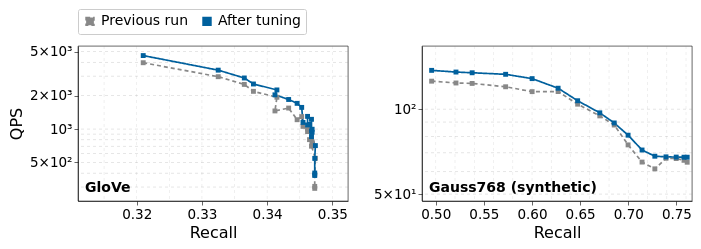

Specify this chart in Vega-Lite:
### Vega-Lite specification from a JSON file in a GitHub repository (floating-point values rounded to 4 significant figures)
{"$schema": "https://vega.github.io/schema/vega-lite/v5.json", "background": "white", "padding": 8, "spacing": 24, "hconcat": [{"width": 270, "height": 155, "layer": [{"data": {"values": [{"qps": 300}, {"qps": 400}, {"qps": 500}, {"qps": 600}, {"qps": 700}, {"qps": 800}, {"qps": 900}, {"qps": 1000}, {"qps": 2000}, {"qps": 3000}, {"qps": 4000}, {"qps": 5000}]}, "mark": {"type": "rule", "color": "#888", "opacity": 0.35, "strokeWidth": 0.6, "strokeDash": [3, 3]}, "encoding": {"y": {"field": "qps", "type": "quantitative", "title": "QPS", "scale": {"type": "log", "domain": [224.5, 5609.0], "nice": false}, "axis": {"values": [100, 200, 500, 1000, 2000, 5000, 10000, 20000, 50000], "labelExpr": "{\"100\":\"10²\",\"200\":\"2×10²\",\"500\":\"5×10²\",\"1000\":\"10³\",\"2000\":\"2×10³\",\"5000\":\"5×10³\",\"10000\":\"10⁴\",\"20000\":\"2×10⁴\",\"50000\":\"5×10⁴\"}[datum.value]", "grid": false, "titleFontSize": 16, "titlePadding": 5, "labelFontSize": 13.5}}}}, {"data": {"values": [{"recall": 0.315}, {"recall": 0.32}, {"recall": 0.325}, {"recall": 0.33}, {"recall": 0.335}, {"recall": 0.34}, {"recall": 0.345}, {"recall": 0.35}]}, "mark": {"type": "rule", "color": "#888", "opacity": 0.22, "strokeWidth": 0.6, "strokeDash": [3, 3]}, "encoding": {"x": {"field": "recall", "type": "quantitative", "title": "Recall", "scale": {"domain": [0.311, 0.3524], "nice": false}, "axis": {"format": ".2f", "tickCount": 5, "grid": false, "titleFontSize": 16, "titlePadding": 4, "labelFontSize": 13.5}}}}, {"data": {"values": [{"nprobes": 50, "q_batch": 128, "K": 10, "qps": 3963.0, "recall": 0.321, "visited_vectors_per_query": 65440.0, "peak_gpu_memory": null, "samples_seconds": [0.2522, 0.2523, 0.2524], "peak_torch_allocated_mib": 867.4, "method": "Previous run"}, {"nprobes": 80, "q_batch": 128, "K": 10, "qps": 2966.0, "recall": 0.3325, "visited_vectors_per_query": 104700.0, "peak_gpu_memory": null, "samples_seconds": [0.337, 0.3373, 0.3372], "peak_torch_allocated_mib": 867.8, "method": "Previous run"}, {"nprobes": 100, "q_batch": 128, "K": 10, "qps": 2527.0, "recall": 0.3365, "visited_vectors_per_query": 130800.0, "peak_gpu_memory": null, "samples_seconds": [0.3958, 0.3955, 0.3961], "peak_torch_allocated_mib": 869.2, "method": "Previous run"}, {"nprobes": 120, "q_batch": 128, "K": 10, "qps": 2188.0, "recall": 0.3379, "visited_vectors_per_query": 156900.0, "peak_gpu_memory": null, "samples_seconds": [0.457, 0.4566, 0.5681], "peak_torch_allocated_mib": 869.6, "method": "Previous run"}, {"nprobes": 140, "q_batch": 128, "K": 10, "qps": 1935.0, "recall": 0.3415, "visited_vectors_per_query": 182800.0, "peak_gpu_memory": null, "samples_seconds": [0.515, 0.6274, 0.5169], "peak_torch_allocated_mib": 870.1, "method": "Previous run"}, {"nprobes": 160, "q_batch": 128, "K": 10, "qps": 1457.0, "recall": 0.3412, "visited_vectors_per_query": 208700.0, "peak_gpu_memory": null, "samples_seconds": [0.6865, 0.5766, 0.6889], "peak_torch_allocated_mib": 871.2, "method": "Previous run"}, {"nprobes": 180, "q_batch": 128, "K": 10, "qps": 1546.0, "recall": 0.3433, "visited_vectors_per_query": 234700.0, "peak_gpu_memory": null, "samples_seconds": [0.6467, 0.7617, 0.6464], "peak_torch_allocated_mib": 871.3, "method": "Previous run"}, {"nprobes": 200, "q_batch": 128, "K": 10, "qps": 1214.0, "recall": 0.3446, "visited_vectors_per_query": 260600.0, "peak_gpu_memory": null, "samples_seconds": [0.8239, 0.7117, 0.8264], "peak_torch_allocated_mib": 871.5, "method": "Previous run"}, {"nprobes": 220, "q_batch": 128, "K": 10, "qps": 1295.0, "recall": 0.3453, "visited_vectors_per_query": 286400.0, "peak_gpu_memory": null, "samples_seconds": [0.7713, 0.8847, 0.7723], "peak_torch_allocated_mib": 864.3, "method": "Previous run"}, {"nprobes": 240, "q_batch": 128, "K": 10, "qps": 1057.0, "recall": 0.3455, "visited_vectors_per_query": 312300.0, "peak_gpu_memory": null, "samples_seconds": [0.8308, 0.9462, 0.948], "peak_torch_allocated_mib": 865.0, "method": "Previous run"}, {"nprobes": 260, "q_batch": 128, "K": 10, "qps": 1004.0, "recall": 0.3462, "visited_vectors_per_query": 338000.0, "peak_gpu_memory": null, "samples_seconds": [0.8852, 0.999, 0.9962], "peak_torch_allocated_mib": 865.6, "method": "Previous run"}, {"nprobes": 280, "q_batch": 128, "K": 10, "qps": 948.1, "recall": 0.3462, "visited_vectors_per_query": 363700.0, "peak_gpu_memory": null, "samples_seconds": [1.055, 0.9428, 1.055], "peak_torch_allocated_mib": 866.1, "method": "Previous run"}, {"nprobes": 300, "q_batch": 128, "K": 10, "qps": 893.9, "recall": 0.3468, "visited_vectors_per_query": 389300.0, "peak_gpu_memory": null, "samples_seconds": [1.119, 1.006, 1.119], "peak_torch_allocated_mib": 866.8, "method": "Previous run"}, {"nprobes": 320, "q_batch": 128, "K": 10, "qps": 839.4, "recall": 0.3468, "visited_vectors_per_query": 414700.0, "peak_gpu_memory": null, "samples_seconds": [1.188, 1.191, 1.194], "peak_torch_allocated_mib": 868.3, "method": "Previous run"}, {"nprobes": 340, "q_batch": 128, "K": 10, "qps": 802.6, "recall": 0.3465, "visited_vectors_per_query": 440100.0, "peak_gpu_memory": null, "samples_seconds": [1.246, 1.249, 1.131], "peak_torch_allocated_mib": 868.8, "method": "Previous run"}, {"nprobes": 360, "q_batch": 128, "K": 10, "qps": 766.4, "recall": 0.3469, "visited_vectors_per_query": 465400.0, "peak_gpu_memory": null, "samples_seconds": [1.305, 1.308, 1.304], "peak_torch_allocated_mib": 869.2, "method": "Previous run"}, {"nprobes": 380, "q_batch": 128, "K": 10, "qps": 730.8, "recall": 0.3469, "visited_vectors_per_query": 490700.0, "peak_gpu_memory": null, "samples_seconds": [1.368, 1.369, 1.367], "peak_torch_allocated_mib": 870.5, "method": "Previous run"}, {"nprobes": 400, "q_batch": 128, "K": 10, "qps": 700.6, "recall": 0.3468, "visited_vectors_per_query": 515800.0, "peak_gpu_memory": null, "samples_seconds": [1.43, 1.424, 1.427], "peak_torch_allocated_mib": 870.7, "method": "Previous run"}, {"nprobes": 500, "q_batch": 128, "K": 10, "qps": 545.2, "recall": 0.3474, "visited_vectors_per_query": 639200.0, "peak_gpu_memory": null, "samples_seconds": [2.029, 1.834, 1.833], "peak_torch_allocated_mib": 865.4, "method": "Previous run"}, {"nprobes": 700, "q_batch": 128, "K": 10, "qps": 388.6, "recall": 0.3473, "visited_vectors_per_query": 873000.0, "peak_gpu_memory": null, "samples_seconds": [2.574, 2.605, 2.38], "peak_torch_allocated_mib": 862.9, "method": "Previous run"}, {"nprobes": 900, "q_batch": 128, "K": 10, "qps": 304.0, "recall": 0.3473, "visited_vectors_per_query": 1081000.0, "peak_gpu_memory": null, "samples_seconds": [3.289, 3.088, 3.292], "peak_torch_allocated_mib": 860.6, "method": "Previous run"}, {"nprobes": 1024, "q_batch": 128, "K": 10, "qps": 291.8, "recall": 0.3473, "visited_vectors_per_query": 1183514, "peak_gpu_memory": null, "samples_seconds": [3.452, 3.23, 3.427], "peak_torch_allocated_mib": 863.0, "method": "Previous run"}, {"nprobes": 50, "q_batch": 128, "K": 10, "qps": 4597.0, "recall": 0.321, "visited_vectors_per_query": 65440.0, "peak_gpu_memory": null, "samples_seconds": [0.2175, 0.2175, 0.2177], "peak_torch_allocated_mib": 1229.0, "previous_recall": 0.321, "recall_difference": 0, "method": "After tuning"}, {"nprobes": 80, "q_batch": 128, "K": 10, "qps": 3397.0, "recall": 0.3325, "visited_vectors_per_query": 104700.0, "peak_gpu_memory": null, "samples_seconds": [0.2944, 0.2944, 0.2942], "peak_torch_allocated_mib": 1231.0, "previous_recall": 0.3325, "recall_difference": 0, "method": "After tuning"}, {"nprobes": 100, "q_batch": 128, "K": 10, "qps": 2887.0, "recall": 0.3365, "visited_vectors_per_query": 130800.0, "peak_gpu_memory": null, "samples_seconds": [0.5244, 0.3464, 0.3453], "peak_torch_allocated_mib": 1231.0, "previous_recall": 0.3365, "recall_difference": 0, "method": "After tuning"}, {"nprobes": 120, "q_batch": 128, "K": 10, "qps": 2549.0, "recall": 0.3379, "visited_vectors_per_query": 156900.0, "peak_gpu_memory": null, "samples_seconds": [0.3923, 0.3924, 0.5727], "peak_torch_allocated_mib": 1231.0, "previous_recall": 0.3379, "recall_difference": 0, "method": "After tuning"}, {"nprobes": 140, "q_batch": 128, "K": 10, "qps": 2253.0, "recall": 0.3415, "visited_vectors_per_query": 182800.0, "peak_gpu_memory": null, "samples_seconds": [0.4439, 0.4433, 0.6243], "peak_torch_allocated_mib": 1231.0, "previous_recall": 0.3415, "recall_difference": 0, "method": "After tuning"}, {"nprobes": 160, "q_batch": 128, "K": 10, "qps": 2035.0, "recall": 0.3412, "visited_vectors_per_query": 208700.0, "peak_gpu_memory": null, "samples_seconds": [0.4915, 0.4914, 0.4915], "peak_torch_allocated_mib": 1232.0, "previous_recall": 0.3412, "recall_difference": 0, "method": "After tuning"}, {"nprobes": 180, "q_batch": 128, "K": 10, "qps": 1847.0, "recall": 0.3433, "visited_vectors_per_query": 234700.0, "peak_gpu_memory": null, "samples_seconds": [0.5405, 0.7209, 0.5413], "peak_torch_allocated_mib": 1233.0, "previous_recall": 0.3433, "recall_difference": 0, "method": "After tuning"}, {"nprobes": 200, "q_batch": 128, "K": 10, "qps": 1705.0, "recall": 0.3446, "visited_vectors_per_query": 260600.0, "peak_gpu_memory": null, "samples_seconds": [0.7708, 0.5866, 0.5866], "peak_torch_allocated_mib": 1233.0, "previous_recall": 0.3446, "recall_difference": 0, "method": "After tuning"}, {"nprobes": 220, "q_batch": 128, "K": 10, "qps": 1568.0, "recall": 0.3453, "visited_vectors_per_query": 286400.0, "peak_gpu_memory": null, "samples_seconds": [0.6363, 0.638, 0.8331], "peak_torch_allocated_mib": 1233.0, "previous_recall": 0.3453, "recall_difference": 0, "method": "After tuning"}, {"nprobes": 240, "q_batch": 128, "K": 10, "qps": 1147.0, "recall": 0.3455, "visited_vectors_per_query": 312300.0, "peak_gpu_memory": null, "samples_seconds": [0.8724, 0.6811, 0.8717], "peak_torch_allocated_mib": 1233.0, "previous_recall": 0.3455, "recall_difference": 0, "method": "After tuning"}, {"nprobes": 260, "q_batch": 128, "K": 10, "qps": 1089.0, "recall": 0.3462, "visited_vectors_per_query": 338000.0, "peak_gpu_memory": null, "samples_seconds": [0.9194, 0.7234, 0.9182], "peak_torch_allocated_mib": 1235.0, "previous_recall": 0.3462, "recall_difference": 0, "method": "After tuning"}, {"nprobes": 280, "q_batch": 128, "K": 10, "qps": 1301.0, "recall": 0.3462, "visited_vectors_per_query": 363700.0, "peak_gpu_memory": null, "samples_seconds": [0.7685, 0.9622, 0.7687], "peak_torch_allocated_mib": 1235.0, "previous_recall": 0.3462, "recall_difference": 0, "method": "After tuning"}, {"nprobes": 300, "q_batch": 128, "K": 10, "qps": 1224.0, "recall": 0.3468, "visited_vectors_per_query": 389300.0, "peak_gpu_memory": null, "samples_seconds": [0.8171, 1.009, 0.8165], "peak_torch_allocated_mib": 1235.0, "previous_recall": 0.3468, "recall_difference": 0, "method": "After tuning"}, {"nprobes": 320, "q_batch": 128, "K": 10, "qps": 959.5, "recall": 0.3468, "visited_vectors_per_query": 414700.0, "peak_gpu_memory": null, "samples_seconds": [1.05, 1.042, 0.8636], "peak_torch_allocated_mib": 1235.0, "previous_recall": 0.3468, "recall_difference": 0, "method": "After tuning"}, {"nprobes": 340, "q_batch": 128, "K": 10, "qps": 1101.0, "recall": 0.3465, "visited_vectors_per_query": 440100.0, "peak_gpu_memory": null, "samples_seconds": [0.9082, 1.088, 0.9085], "peak_torch_allocated_mib": 1236.0, "previous_recall": 0.3465, "recall_difference": 0, "method": "After tuning"}, {"nprobes": 360, "q_batch": 128, "K": 10, "qps": 934.7, "recall": 0.3469, "visited_vectors_per_query": 465400.0, "peak_gpu_memory": null, "samples_seconds": [1.077, 0.9572, 1.07], "peak_torch_allocated_mib": 1236.0, "previous_recall": 0.3469, "recall_difference": 0, "method": "After tuning"}, {"nprobes": 380, "q_batch": 128, "K": 10, "qps": 996.2, "recall": 0.3469, "visited_vectors_per_query": 490700.0, "peak_gpu_memory": null, "samples_seconds": [1.003, 1.121, 1.004], "peak_torch_allocated_mib": 1236.0, "previous_recall": 0.3469, "recall_difference": 0, "method": "After tuning"}, {"nprobes": 400, "q_batch": 128, "K": 10, "qps": 854.6, "recall": 0.3468, "visited_vectors_per_query": 515800.0, "peak_gpu_memory": null, "samples_seconds": [1.165, 1.173, 1.17], "peak_torch_allocated_mib": 1236.0, "previous_recall": 0.3468, "recall_difference": 0, "method": "After tuning"}, {"nprobes": 500, "q_batch": 128, "K": 10, "qps": 709.2, "recall": 0.3474, "visited_vectors_per_query": 639200.0, "peak_gpu_memory": null, "samples_seconds": [1.411, 1.41, 1.41], "peak_torch_allocated_mib": 1238.0, "previous_recall": 0.3474, "recall_difference": 0, "method": "After tuning"}, {"nprobes": 700, "q_batch": 128, "K": 10, "qps": 543.9, "recall": 0.3473, "visited_vectors_per_query": 873000.0, "peak_gpu_memory": null, "samples_seconds": [1.957, 1.838, 1.838], "peak_torch_allocated_mib": 1242.0, "previous_recall": 0.3473, "recall_difference": 0, "method": "After tuning"}, {"nprobes": 900, "q_batch": 128, "K": 10, "qps": 401.2, "recall": 0.3473, "visited_vectors_per_query": 1081000.0, "peak_gpu_memory": null, "samples_seconds": [2.301, 2.494, 2.492], "peak_torch_allocated_mib": 1231.0, "previous_recall": 0.3473, "recall_difference": 0, "method": "After tuning"}, {"nprobes": 1024, "q_batch": 128, "K": 10, "qps": 381.2, "recall": 0.3473, "visited_vectors_per_query": 1183514, "peak_gpu_memory": null, "samples_seconds": [2.445, 2.632, 2.623], "peak_torch_allocated_mib": 1233.0, "previous_recall": 0.3473, "recall_difference": 0, "method": "After tuning"}]}, "mark": {"type": "line", "clip": true, "strokeWidth": 1.7, "point": {"shape": "square", "filled": true, "size": 24}}, "encoding": {"x": {"field": "recall", "type": "quantitative", "title": "Recall", "scale": {"domain": [0.311, 0.3524], "nice": false}, "axis": {"format": ".2f", "tickCount": 5, "grid": false, "titleFontSize": 16, "titlePadding": 4, "labelFontSize": 13.5}}, "y": {"field": "qps", "type": "quantitative", "title": "QPS", "scale": {"type": "log", "domain": [224.5, 5609.0], "nice": false}, "axis": {"values": [100, 200, 500, 1000, 2000, 5000, 10000, 20000, 50000], "labelExpr": "{\"100\":\"10²\",\"200\":\"2×10²\",\"500\":\"5×10²\",\"1000\":\"10³\",\"2000\":\"2×10³\",\"5000\":\"5×10³\",\"10000\":\"10⁴\",\"20000\":\"2×10⁴\",\"50000\":\"5×10⁴\"}[datum.value]", "grid": false, "titleFontSize": 16, "titlePadding": 5, "labelFontSize": 13.5}}, "order": {"field": "nprobes", "type": "quantitative"}, "strokeDash": {"field": "method", "type": "nominal", "scale": {"domain": ["Previous run", "After tuning"], "range": [[4, 3], [1, 0]]}, "legend": null}, "color": {"field": "method", "type": "nominal", "scale": {"domain": ["Previous run", "After tuning"], "range": ["#888888", "#00609d"]}, "legend": {"title": null, "orient": "top", "direction": "horizontal", "labelFontSize": 14, "labelLimit": 500, "symbolType": "square", "symbolSize": 60, "symbolStrokeWidth": 1.7, "fillColor": "white", "strokeColor": "#ccc", "cornerRadius": 2, "padding": 5, "offset": 10}}, "tooltip": [{"field": "nprobes"}, {"field": "recall", "format": ".4f"}, {"field": "qps", "format": ".2f"}]}}, {"data": {"values": [{"label": "GloVe"}]}, "mark": {"type": "text", "align": "left", "baseline": "bottom", "fontWeight": "bold", "fontSize": 14}, "encoding": {"x": {"value": 7}, "y": {"value": 149}, "text": {"field": "label"}}}]}, {"width": 270, "height": 155, "layer": [{"data": {"values": [{"qps": 50}, {"qps": 60}, {"qps": 70}, {"qps": 80}, {"qps": 90}, {"qps": 100}]}, "mark": {"type": "rule", "color": "#888", "opacity": 0.35, "strokeWidth": 0.6, "strokeDash": [3, 3]}, "encoding": {"y": {"field": "qps", "type": "quantitative", "title": null, "scale": {"type": "log", "domain": [47.25, 167.4], "nice": false}, "axis": {"values": [10, 20, 50, 100, 200, 500, 1000, 2000, 5000], "labelExpr": "{\"10\":\"10¹\",\"20\":\"2×10¹\",\"50\":\"5×10¹\",\"100\":\"10²\",\"200\":\"2×10²\",\"500\":\"5×10²\",\"1000\":\"10³\",\"2000\":\"2×10³\",\"5000\":\"5×10³\"}[datum.value]", "grid": false, "titleFontSize": 16, "titlePadding": 5, "labelFontSize": 13.5}}}}, {"data": {"values": [{"recall": 0.5}, {"recall": 0.52}, {"recall": 0.54}, {"recall": 0.56}, {"recall": 0.58}, {"recall": 0.6}, {"recall": 0.62}, {"recall": 0.64}, {"recall": 0.66}, {"recall": 0.68}, {"recall": 0.7}, {"recall": 0.72}, {"recall": 0.74}, {"recall": 0.76}]}, "mark": {"type": "rule", "color": "#888", "opacity": 0.22, "strokeWidth": 0.6, "strokeDash": [3, 3]}, "encoding": {"x": {"field": "recall", "type": "quantitative", "title": "Recall", "scale": {"domain": [0.4857, 0.7662], "nice": false}, "axis": {"format": ".2f", "tickCount": 5, "grid": false, "titleFontSize": 16, "titlePadding": 4, "labelFontSize": 13.5}}}}, {"data": {"values": [{"nprobes": 350, "q_batch": 128, "K": 10, "qps": 125.7, "recall": 0.4957, "visited_vectors_per_query": 342000.0, "peak_gpu_memory": null, "samples_seconds": [7.958, 7.959, 7.959], "peak_torch_allocated_mib": 781.3, "method": "Previous run"}, {"nprobes": 380, "q_batch": 128, "K": 10, "qps": 123.8, "recall": 0.521, "visited_vectors_per_query": 371300.0, "peak_gpu_memory": null, "samples_seconds": [8.078, 8.078, 8.079], "peak_torch_allocated_mib": 781.8, "method": "Previous run"}, {"nprobes": 400, "q_batch": 128, "K": 10, "qps": 123.4, "recall": 0.5378, "visited_vectors_per_query": 390800.0, "peak_gpu_memory": null, "samples_seconds": [8.106, 8.113, 8.107], "peak_torch_allocated_mib": 782.2, "method": "Previous run"}, {"nprobes": 450, "q_batch": 128, "K": 10, "qps": 120.0, "recall": 0.5726, "visited_vectors_per_query": 439700.0, "peak_gpu_memory": null, "samples_seconds": [8.331, 8.332, 8.33], "peak_torch_allocated_mib": 783.6, "method": "Previous run"}, {"nprobes": 500, "q_batch": 128, "K": 10, "qps": 115.4, "recall": 0.6001, "visited_vectors_per_query": 488500.0, "peak_gpu_memory": null, "samples_seconds": [8.666, 8.668, 8.668], "peak_torch_allocated_mib": 783.6, "method": "Previous run"}, {"nprobes": 550, "q_batch": 128, "K": 10, "qps": 115.4, "recall": 0.6271, "visited_vectors_per_query": 537400.0, "peak_gpu_memory": null, "samples_seconds": [8.662, 8.662, 8.661], "peak_torch_allocated_mib": 784.4, "method": "Previous run"}, {"nprobes": 600, "q_batch": 128, "K": 10, "qps": 104.1, "recall": 0.6474, "visited_vectors_per_query": 586200.0, "peak_gpu_memory": null, "samples_seconds": [9.602, 9.602, 9.603], "peak_torch_allocated_mib": 785.2, "method": "Previous run"}, {"nprobes": 650, "q_batch": 128, "K": 10, "qps": 94.64, "recall": 0.6704, "visited_vectors_per_query": 635000.0, "peak_gpu_memory": null, "samples_seconds": [10.56, 10.75, 10.57], "peak_torch_allocated_mib": 786.1, "method": "Previous run"}, {"nprobes": 700, "q_batch": 128, "K": 10, "qps": 87.84, "recall": 0.6854, "visited_vectors_per_query": 683800.0, "peak_gpu_memory": null, "samples_seconds": [11.55, 11.38, 11.38], "peak_torch_allocated_mib": 787.6, "method": "Previous run"}, {"nprobes": 750, "q_batch": 128, "K": 10, "qps": 74.69, "recall": 0.6998, "visited_vectors_per_query": 732700.0, "peak_gpu_memory": null, "samples_seconds": [13.39, 13.59, 13.39], "peak_torch_allocated_mib": 787.8, "method": "Previous run"}, {"nprobes": 800, "q_batch": 128, "K": 10, "qps": 64.92, "recall": 0.7143, "visited_vectors_per_query": 781500.0, "peak_gpu_memory": null, "samples_seconds": [15.4, 15.4, 15.4], "peak_torch_allocated_mib": 790.5, "method": "Previous run"}, {"nprobes": 850, "q_batch": 128, "K": 10, "qps": 61.42, "recall": 0.7276, "visited_vectors_per_query": 830300.0, "peak_gpu_memory": null, "samples_seconds": [16.28, 16.28, 16.46], "peak_torch_allocated_mib": 790.6, "method": "Previous run"}, {"nprobes": 900, "q_batch": 128, "K": 10, "qps": 66.96, "recall": 0.7392, "visited_vectors_per_query": 879100.0, "peak_gpu_memory": null, "samples_seconds": [15.14, 14.93, 14.93], "peak_torch_allocated_mib": 728.2, "method": "Previous run"}, {"nprobes": 950, "q_batch": 128, "K": 10, "qps": 66.8, "recall": 0.7498, "visited_vectors_per_query": 927900.0, "peak_gpu_memory": null, "samples_seconds": [15.17, 14.97, 14.97], "peak_torch_allocated_mib": 729.6, "method": "Previous run"}, {"nprobes": 1000, "q_batch": 128, "K": 10, "qps": 65.86, "recall": 0.7579, "visited_vectors_per_query": 976600.0, "peak_gpu_memory": null, "samples_seconds": [15.18, 14.99, 15.19], "peak_torch_allocated_mib": 720.0, "method": "Previous run"}, {"nprobes": 1024, "q_batch": 128, "K": 10, "qps": 64.84, "recall": 0.7612, "visited_vectors_per_query": 1000000, "peak_gpu_memory": null, "samples_seconds": [15.23, 15.42, 15.43], "peak_torch_allocated_mib": 720.2, "method": "Previous run"}, {"nprobes": 350, "q_batch": 128, "K": 10, "qps": 137.2, "recall": 0.4957, "visited_vectors_per_query": 342000.0, "peak_gpu_memory": null, "samples_seconds": [7.287, 7.288, 7.287], "peak_torch_allocated_mib": 2100.0, "previous_recall": 0.4957, "recall_difference": 0, "method": "After tuning"}, {"nprobes": 380, "q_batch": 128, "K": 10, "qps": 135.4, "recall": 0.521, "visited_vectors_per_query": 371300.0, "peak_gpu_memory": null, "samples_seconds": [7.388, 7.388, 7.389], "peak_torch_allocated_mib": 2101.0, "previous_recall": 0.521, "recall_difference": 0, "method": "After tuning"}, {"nprobes": 400, "q_batch": 128, "K": 10, "qps": 134.6, "recall": 0.5378, "visited_vectors_per_query": 390800.0, "peak_gpu_memory": null, "samples_seconds": [7.429, 7.432, 7.432], "peak_torch_allocated_mib": 2101.0, "previous_recall": 0.5378, "recall_difference": 0, "method": "After tuning"}, {"nprobes": 450, "q_batch": 128, "K": 10, "qps": 132.9, "recall": 0.5726, "visited_vectors_per_query": 439700.0, "peak_gpu_memory": null, "samples_seconds": [7.643, 7.523, 7.525], "peak_torch_allocated_mib": 2102.0, "previous_recall": 0.5726, "recall_difference": 0, "method": "After tuning"}, {"nprobes": 500, "q_batch": 128, "K": 10, "qps": 128.3, "recall": 0.6001, "visited_vectors_per_query": 488500.0, "peak_gpu_memory": null, "samples_seconds": [7.796, 7.795, 7.796], "peak_torch_allocated_mib": 2103.0, "previous_recall": 0.6001, "recall_difference": 0, "method": "After tuning"}, {"nprobes": 550, "q_batch": 128, "K": 10, "qps": 118.6, "recall": 0.6271, "visited_vectors_per_query": 537400.0, "peak_gpu_memory": null, "samples_seconds": [8.429, 8.43, 8.612], "peak_torch_allocated_mib": 2104.0, "previous_recall": 0.6271, "recall_difference": 0, "method": "After tuning"}, {"nprobes": 600, "q_batch": 128, "K": 10, "qps": 107.1, "recall": 0.6474, "visited_vectors_per_query": 586200.0, "peak_gpu_memory": null, "samples_seconds": [9.338, 9.532, 9.335], "peak_torch_allocated_mib": 2104.0, "previous_recall": 0.6474, "recall_difference": 0, "method": "After tuning"}, {"nprobes": 650, "q_batch": 128, "K": 10, "qps": 97.04, "recall": 0.6704, "visited_vectors_per_query": 635000.0, "peak_gpu_memory": null, "samples_seconds": [10.31, 10.3, 10.31], "peak_torch_allocated_mib": 2105.0, "previous_recall": 0.6704, "recall_difference": 0, "method": "After tuning"}, {"nprobes": 700, "q_batch": 128, "K": 10, "qps": 89.34, "recall": 0.6854, "visited_vectors_per_query": 683800.0, "peak_gpu_memory": null, "samples_seconds": [11.19, 11.38, 11.19], "peak_torch_allocated_mib": 2106.0, "previous_recall": 0.6854, "recall_difference": 0, "method": "After tuning"}, {"nprobes": 750, "q_batch": 128, "K": 10, "qps": 80.85, "recall": 0.6998, "visited_vectors_per_query": 732700.0, "peak_gpu_memory": null, "samples_seconds": [12.37, 12.37, 12.37], "peak_torch_allocated_mib": 2107.0, "previous_recall": 0.6998, "recall_difference": 0, "method": "After tuning"}, {"nprobes": 800, "q_batch": 128, "K": 10, "qps": 71.64, "recall": 0.7143, "visited_vectors_per_query": 781500.0, "peak_gpu_memory": null, "samples_seconds": [13.96, 14.08, 13.96], "peak_torch_allocated_mib": 2109.0, "previous_recall": 0.7143, "recall_difference": 0, "method": "After tuning"}, {"nprobes": 850, "q_batch": 128, "K": 10, "qps": 68.1, "recall": 0.7276, "visited_vectors_per_query": 830300.0, "peak_gpu_memory": null, "samples_seconds": [14.88, 14.68, 14.68], "peak_torch_allocated_mib": 2109.0, "previous_recall": 0.7276, "recall_difference": 0, "method": "After tuning"}, {"nprobes": 900, "q_batch": 128, "K": 10, "qps": 67.74, "recall": 0.7392, "visited_vectors_per_query": 879100.0, "peak_gpu_memory": null, "samples_seconds": [14.94, 14.76, 14.76], "peak_torch_allocated_mib": 2110.0, "previous_recall": 0.7392, "recall_difference": 0, "method": "After tuning"}, {"nprobes": 950, "q_batch": 128, "K": 10, "qps": 67.62, "recall": 0.7498, "visited_vectors_per_query": 927900.0, "peak_gpu_memory": null, "samples_seconds": [14.79, 14.79, 14.79], "peak_torch_allocated_mib": 2111.0, "previous_recall": 0.7498, "recall_difference": 0, "method": "After tuning"}, {"nprobes": 1000, "q_batch": 128, "K": 10, "qps": 67.55, "recall": 0.7579, "visited_vectors_per_query": 976600.0, "peak_gpu_memory": null, "samples_seconds": [14.8, 14.8, 14.8], "peak_torch_allocated_mib": 2111.0, "previous_recall": 0.7579, "recall_difference": 0, "method": "After tuning"}, {"nprobes": 1024, "q_batch": 128, "K": 10, "qps": 67.54, "recall": 0.7612, "visited_vectors_per_query": 1000000, "peak_gpu_memory": null, "samples_seconds": [14.81, 14.81, 14.81], "peak_torch_allocated_mib": 2112.0, "previous_recall": 0.7612, "recall_difference": 0, "method": "After tuning"}]}, "mark": {"type": "line", "clip": true, "strokeWidth": 1.7, "point": {"shape": "square", "filled": true, "size": 24}}, "encoding": {"x": {"field": "recall", "type": "quantitative", "title": "Recall", "scale": {"domain": [0.4857, 0.7662], "nice": false}, "axis": {"format": ".2f", "tickCount": 5, "grid": false, "titleFontSize": 16, "titlePadding": 4, "labelFontSize": 13.5}}, "y": {"field": "qps", "type": "quantitative", "title": null, "scale": {"type": "log", "domain": [47.25, 167.4], "nice": false}, "axis": {"values": [10, 20, 50, 100, 200, 500, 1000, 2000, 5000], "labelExpr": "{\"10\":\"10¹\",\"20\":\"2×10¹\",\"50\":\"5×10¹\",\"100\":\"10²\",\"200\":\"2×10²\",\"500\":\"5×10²\",\"1000\":\"10³\",\"2000\":\"2×10³\",\"5000\":\"5×10³\"}[datum.value]", "grid": false, "titleFontSize": 16, "titlePadding": 5, "labelFontSize": 13.5}}, "order": {"field": "nprobes", "type": "quantitative"}, "strokeDash": {"field": "method", "type": "nominal", "scale": {"domain": ["Previous run", "After tuning"], "range": [[4, 3], [1, 0]]}, "legend": null}, "color": {"field": "method", "type": "nominal", "scale": {"domain": ["Previous run", "After tuning"], "range": ["#888888", "#00609d"]}, "legend": {"title": null, "orient": "top", "direction": "horizontal", "labelFontSize": 14, "labelLimit": 500, "symbolType": "square", "symbolSize": 60, "symbolStrokeWidth": 1.7, "fillColor": "white", "strokeColor": "#ccc", "cornerRadius": 2, "padding": 5, "offset": 10}}, "tooltip": [{"field": "nprobes"}, {"field": "recall", "format": ".4f"}, {"field": "qps", "format": ".2f"}]}}, {"data": {"values": [{"label": "Gauss768 (synthetic)"}]}, "mark": {"type": "text", "align": "left", "baseline": "bottom", "fontWeight": "bold", "fontSize": 14}, "encoding": {"x": {"value": 7}, "y": {"value": 149}, "text": {"field": "label"}}}]}], "resolve": {"scale": {"x": "independent", "y": "independent", "color": "shared", "strokeDash": "shared"}}, "config": {"font": "DejaVu Sans", "axis": {"domainColor": "black", "domainWidth": 0.6, "tickColor": "black", "tickWidth": 0.6, "tickSize": 4, "labelColor": "black", "titleColor": "black", "titleFontWeight": "normal"}, "view": {"stroke": "black", "strokeWidth": 0.6}, "legend": {"orient": "top"}}}
